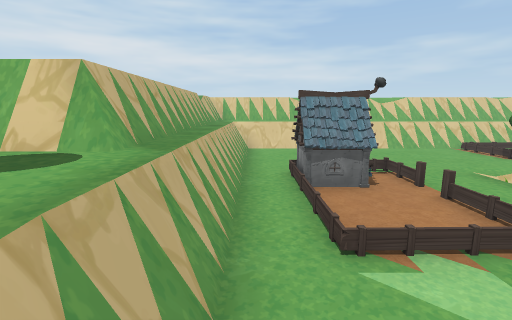
view 1 (above)

21 first-person views from a walk through a 3-D level made in the Unity game engine. The camera is 1.4 m above the floor, tilts 10° down and sees 85° across. The floor is counted in squares, 1 m on a side. Each view is taken from the middle of a square. On the plan, view 1 faces up. The plan holds only what a view shows up to about 14 squares ahead; the rest is blank. The place goes on beyond the plan. Some animated figures are left out. Some surface patterns are stand-ins.

view 2
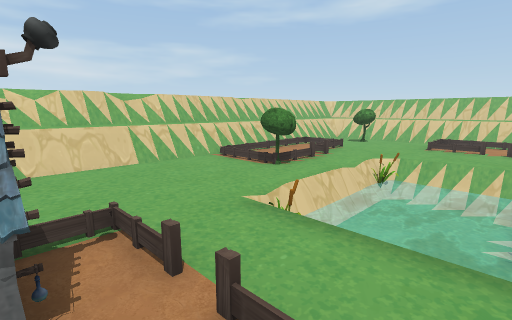

view 3
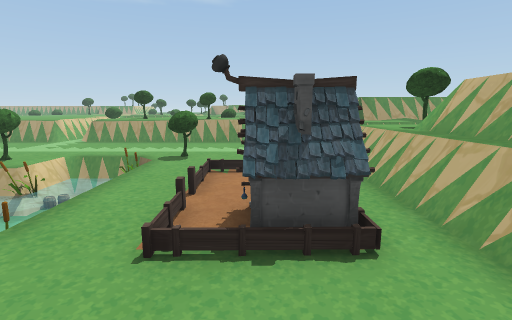

view 4
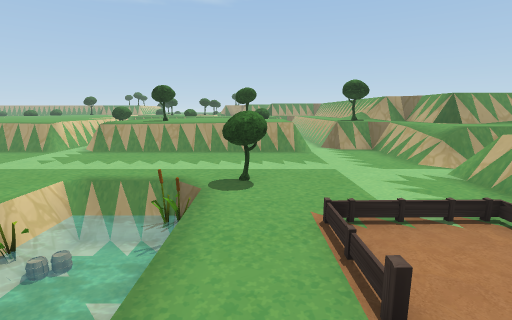

view 5
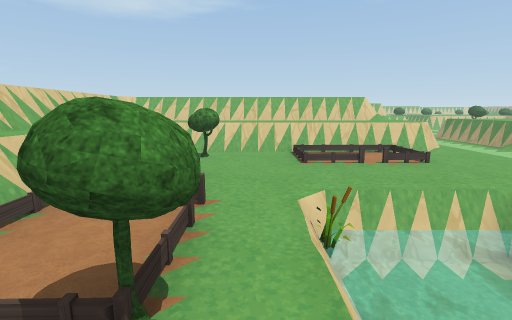

view 6
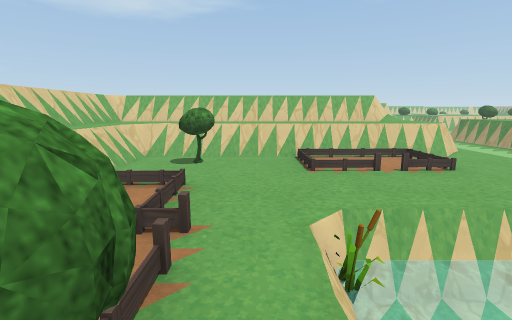

view 7
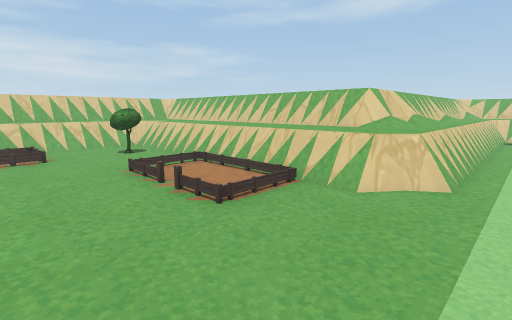

view 8
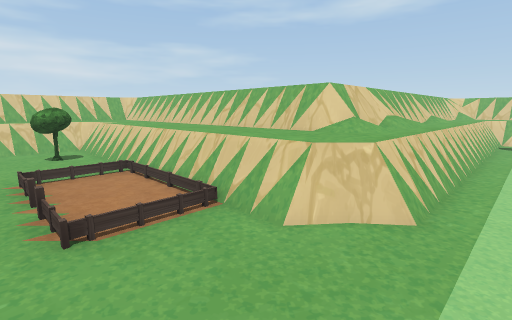

view 9
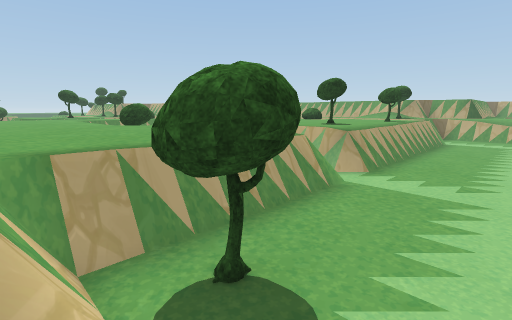

view 10
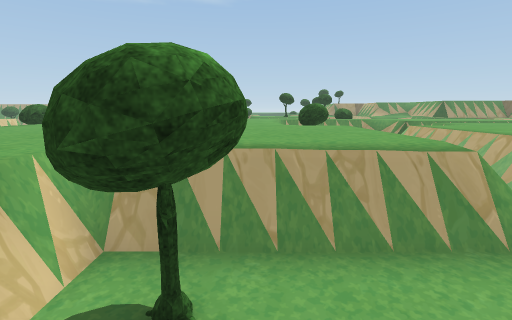

view 11
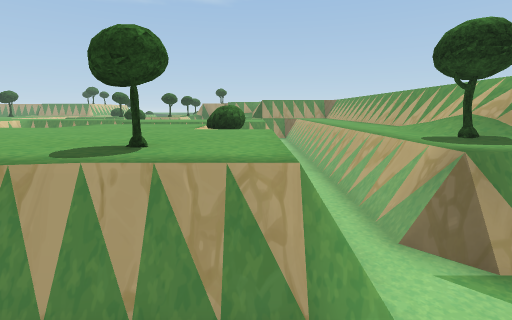

view 12
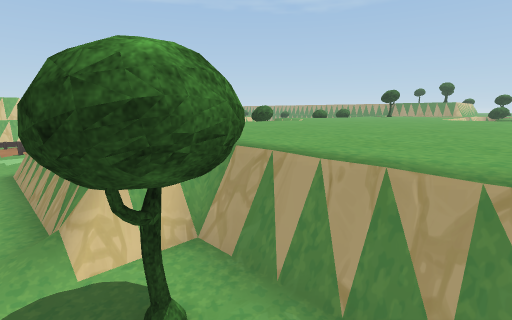

view 13
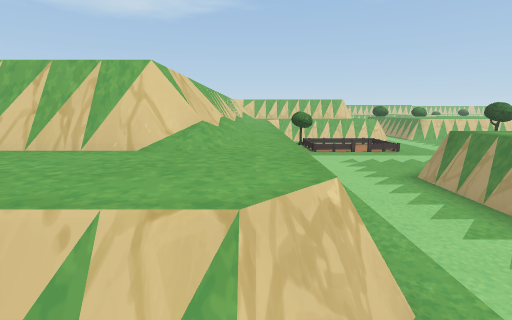

view 14
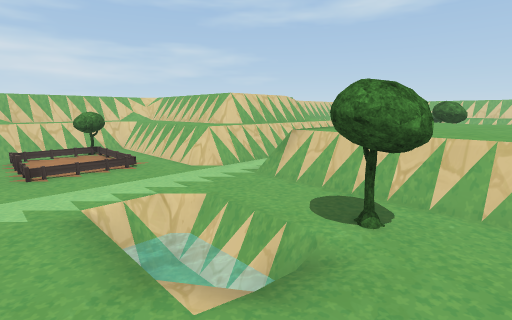

view 15
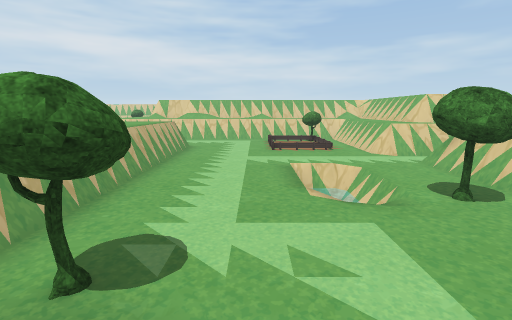

view 16
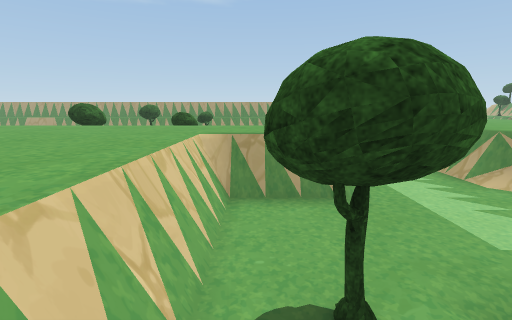

view 17
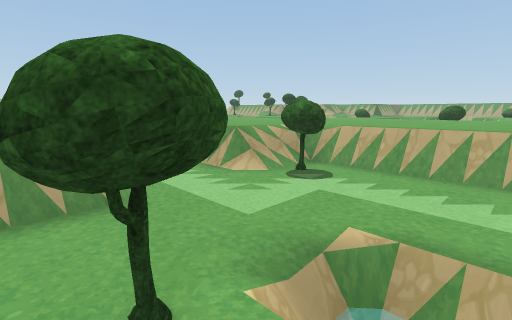

view 18
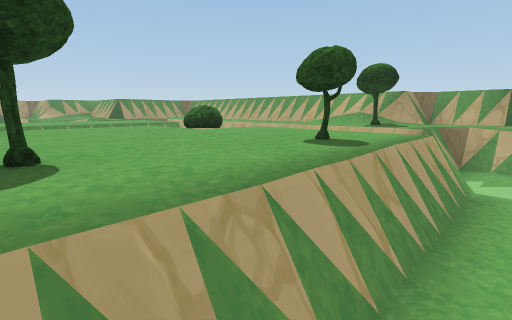

view 19
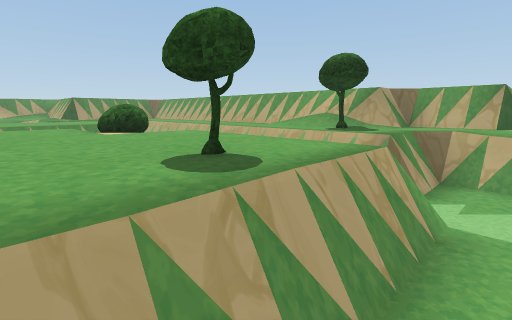

view 20
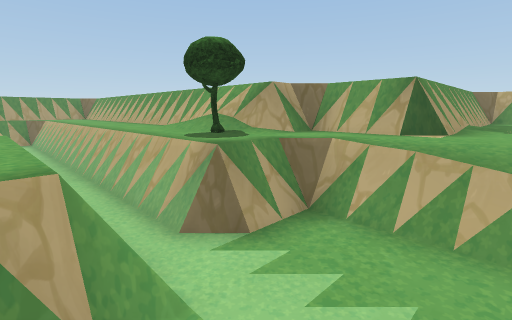

view 21
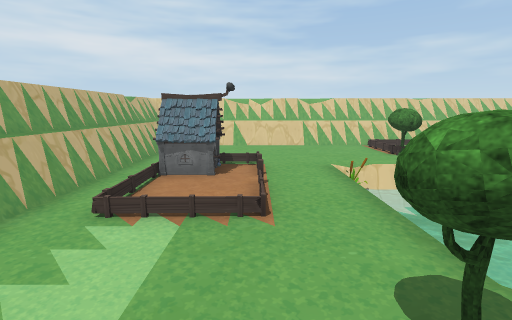

### Floor plan
Key: @ floor where view 1 was taken; # wall or solid block; x gap in a wall; . main floor; : floor 0.5 m higher than the main floor; + floor 0.75 m higher than the main floor; * floor 1 m higher than the main floor; / step, stairs or slope; = window, fence, low wall or low ledge; ≈ water the walk keeps out of; ^ raised ledge; O other object.
Columns run from 3 left of view 1 to 30 right of it. Each row starts with its distance up from view 1.
 12  #####################
 11  ##=================*#
 10  #=......../////...=*#
  9  ##......../.../.##=*#
  8  ##........#//...##=+#
  7   #................=*#
  6   #.OO...≈≈≈≈≈.....=*#
  5  ##.OO...≈≈≈≈≈.....=*#
  4  ##......≈≈≈≈≈.....=*#
  3 ##=......≈≈≈≈≈.....=*#
  2  #=......≈≈   .....=*#############
  1  ==......O≈ ^ .....=************##
  0   =@...#............==========#=*#
 -1 ===........................./=#=*#
 -2 #*=............................=*#
 -3 ##=..............##======......=*#
 -4 ##==.=^^^^^^^x======****=......=*#
 -5  ##===^^^^^^^^=*********=......===
 -6  ###==^^^^^#^^=*********=.........
 -7   ##==^^^^^^^^=*********=....≈..^^
 -8   #*==^^^^^^^^=*********=...≈≈..^^
 -9   #*=##^^^^^^= ==*******=....≈..^
-10   #*=. #^^^^   #=*******=.....#x^^
-11   #*=.  ====   #=*******=.......^^
-12   #*========     *******=.^.....^^
-13   #*===****=#   =*******=:x.. ^^^^
-14   #*===****======*********=..  ^^^
-15   #*==========************   =^^^^
-16   #*=#      ##=***********     ===
-17   #*====            *****        #
-18   #####=           =***          #
-19       #=#        ^
-20       #===       ^
-21       ###=
-22        ##

Where each view was taken, in squares from view 1:
view 1: 0 up, 0 right, facing up
view 2: 3 up, 2 right, facing up-right
view 3: 9 up, 2 right, facing down
view 4: 6 up, 4 right, facing down
view 5: 7 up, 6 right, facing right
view 6: 7 up, 7 right, facing right
view 7: 1 down, 11 right, facing up-right
view 8: 1 down, 13 right, facing up-right
view 9: 1 down, 16 right, facing down-left
view 10: 1 down, 14 right, facing down
view 11: 2 down, 3 right, facing down
view 12: 2 down, 13 right, facing down-right
view 13: 1 up, 15 right, facing right
view 14: 11 down, 24 right, facing up-right
view 15: 14 down, 24 right, facing up
view 16: 8 down, 28 right, facing down
view 17: 8 down, 28 right, facing down-left
view 18: 3 down, 8 right, facing down-left
view 19: 3 down, 6 right, facing down-left
view 20: 2 down, 3 right, facing down-left
view 21: 1 down, 3 right, facing up
